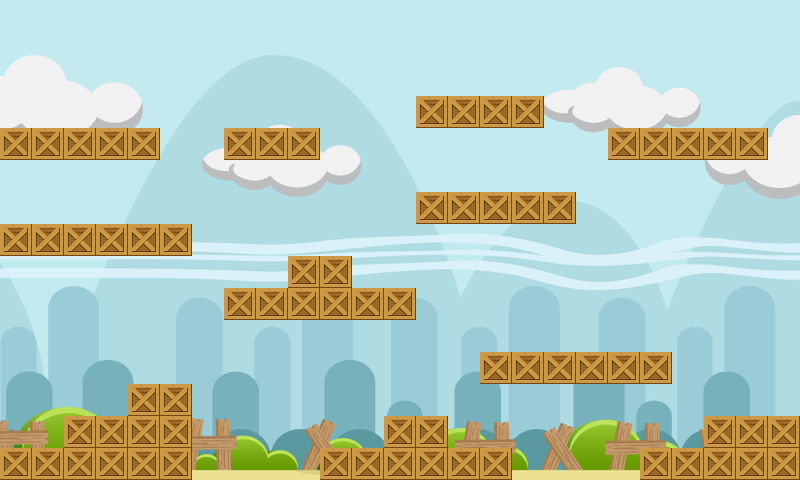

A level layout from a 2D game, rendered from its tile map. Below: a short description, then the map file with tile-grid data replaced by summaries:
An orthogonal 25x15 tile map with 32x32 px tiles, 2 tile layers (Background, thunggo), 2 tilesets and 32 objects.

<map version="1.0" orientation="orthogonal" width="25" height="15" tilewidth="32" tileheight="32">
 <tileset firstgid="1" name="thunggo" tilewidth="32" tileheight="32">
  <image source="tmx/images.png" trans="ffffff" width="32" height="32" />
  <tile id="0">
   <properties>
    <property name="thunggo" value="true" />
   </properties>
  </tile>
 </tileset>
 <tileset firstgid="2" name="backgroundMap" tilewidth="32" tileheight="32">
  <image source="tmx/backgroundMap.png" trans="ffffff" width="800" height="480" />
 </tileset>
 <layer name="Background" width="25" height="15">
  <properties>
   <property name="bg" value="true" />
  </properties>
  <data>[375 cells, 375 non-empty, 375 distinct tile ids]</data>
 </layer>
 <layer name="thunggo" width="25" height="15">
  <properties>
   <property name="thunggo" value="true" />
  </properties>
  <data>[375 cells, 70 non-empty, 1 distinct tile ids]</data>
 </layer>
 <objectgroup name="vatcan" width="25" height="15">
  <properties>
   <property name="vatcan" value="vatcan" />
  </properties>
  <object x="0" y="127" width="159" height="32" />
  <object x="225" y="127" width="94" height="31" />
  <object x="416" y="95" width="128" height="31" />
  <object x="607" y="128" width="162" height="32" />
  <object x="418" y="193" width="158" height="31" />
  <object x="-1" y="224" width="193" height="31" />
  <object x="480" y="352" width="190" height="31" />
  <object x="0" y="448" width="190" height="31" />
  <object x="64" y="415" width="126" height="32" />
  <object x="129" y="383" width="61" height="30" />
  <object x="287" y="255" width="65" height="32" />
  <object x="225" y="288" width="191" height="30" />
  <object x="384" y="417" width="64" height="31" />
  <object x="321" y="447" width="190" height="32" />
  <object x="704" y="416" width="95" height="31" />
  <object x="641" y="446" width="158" height="32" />
 </objectgroup>
 <objectgroup name="muctieuchuot" width="25" height="15">
  <properties>
   <property name="muctieuchuot" value="muctieuchuot" />
  </properties>
  <object x="96" y="383" width="30" height="31" />
  <object x="31" y="191" width="32" height="32" />
  <object x="32" y="96" width="31" height="31" />
  <object x="257" y="96" width="30" height="30" />
  <object x="482" y="63" width="28" height="29" />
  <object x="289" y="223" width="30" height="29" />
  <object x="385" y="383" width="30" height="32" />
  <object x="576" y="320" width="31" height="30" />
  <object x="767" y="383" width="33" height="32" />
  <object x="737" y="95" width="31" height="33" />
  <object x="480" y="159" width="32" height="32" />
 </objectgroup>
 <objectgroup name="muctieudongho" width="25" height="15">
  <properties>
   <property name="muctieudongho" value="muctieudongho" />
  </properties>
  <object x="95" y="97" width="33" height="29" />
  <object x="448" y="63" width="32" height="33" />
  <object x="160" y="351" width="30" height="31" />
  <object x="639" y="320" width="33" height="31" />
  <object x="254" y="255" width="33" height="32" />
 </objectgroup>
</map>